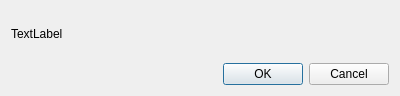
<?xml version="1.0" encoding="UTF-8"?>
<ui version="4.0">
 <class>DeleteHistory</class>
 <widget class="QDialog" name="DeleteHistory">
  <property name="geometry">
   <rect>
    <x>0</x>
    <y>0</y>
    <width>400</width>
    <height>96</height>
   </rect>
  </property>
  <property name="windowTitle">
   <string>Dialog</string>
  </property>
  <layout class="QGridLayout" name="gridLayout">
   <item row="0" column="0">
    <widget class="QLabel" name="historyTitleLabel">
     <property name="text">
      <string>TextLabel</string>
     </property>
    </widget>
   </item>
   <item row="1" column="0">
    <widget class="QDialogButtonBox" name="buttonBox">
     <property name="orientation">
      <enum>Qt::Horizontal</enum>
     </property>
     <property name="standardButtons">
      <set>QDialogButtonBox::Cancel|QDialogButtonBox::Ok</set>
     </property>
    </widget>
   </item>
  </layout>
 </widget>
 <resources/>
 <connections>
  <connection>
   <sender>buttonBox</sender>
   <signal>accepted()</signal>
   <receiver>DeleteHistory</receiver>
   <slot>accept()</slot>
   <hints>
    <hint type="sourcelabel">
     <x>248</x>
     <y>254</y>
    </hint>
    <hint type="destinationlabel">
     <x>157</x>
     <y>274</y>
    </hint>
   </hints>
  </connection>
  <connection>
   <sender>buttonBox</sender>
   <signal>rejected()</signal>
   <receiver>DeleteHistory</receiver>
   <slot>reject()</slot>
   <hints>
    <hint type="sourcelabel">
     <x>316</x>
     <y>260</y>
    </hint>
    <hint type="destinationlabel">
     <x>286</x>
     <y>274</y>
    </hint>
   </hints>
  </connection>
 </connections>
</ui>
